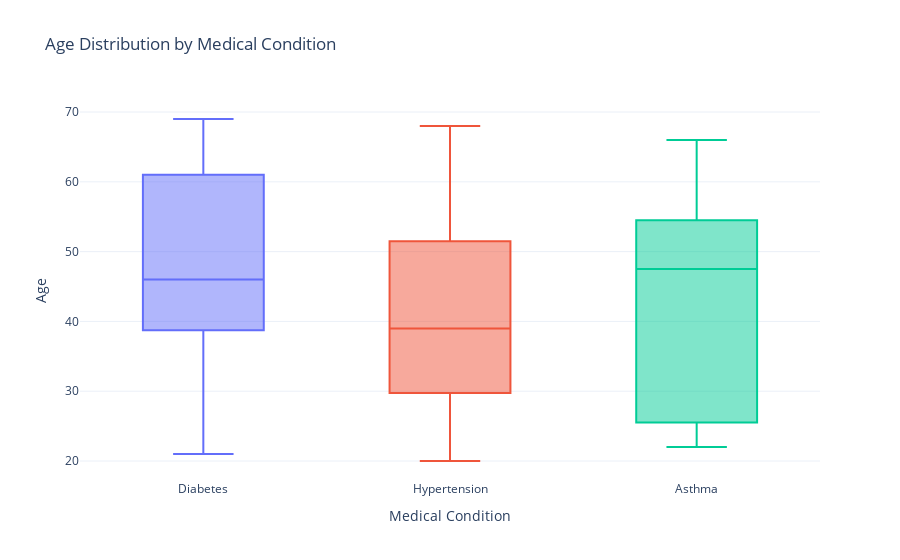

This figure's notebook cell:
### Code cell
fig = px.box(
    df,
    x='Condition',
    y='Age',
    title='Age Distribution by Medical Condition',
    labels={'Condition': 'Medical Condition', 'Age': 'Age'},
    color='Condition'
)

# Customize layout
fig.update_layout(template='plotly_white', showlegend=False)

# Display the chart
fig.show()

### Figure 1 — Plotly figure (JSON) as saved in the notebook; plotly's stock layout.template omitted (floating-point values rounded to 4 significant figures)
{"data": [{"alignmentgroup": "True", "hovertemplate": "Medical Condition=%{x}<br>Age=%{y}<extra></extra>", "legendgroup": "Diabetes", "marker": {"color": "#636efa"}, "name": "Diabetes", "notched": false, "offsetgroup": "Diabetes", "orientation": "v", "showlegend": true, "type": "box", "x": ["Diabetes", "Diabetes", "Diabetes", "Diabetes", "Diabetes", "Diabetes", "Diabetes", "Diabetes", "Diabetes", "Diabetes", "Diabetes", "Diabetes", "Diabetes", "Diabetes", "Diabetes", "Diabetes", "Diabetes"], "x0": " ", "xaxis": "x", "y": [34, 65, 67, 41, 53, 44, 60, 40, 35, 43, 57, 46, 64, 33, 59, 21, 69], "y0": " ", "yaxis": "y"}, {"alignmentgroup": "True", "hovertemplate": "Medical Condition=%{x}<br>Age=%{y}<extra></extra>", "legendgroup": "Hypertension", "marker": {"color": "#EF553B"}, "name": "Hypertension", "notched": false, "offsetgroup": "Hypertension", "orientation": "v", "showlegend": true, "type": "box", "x": ["Hypertension", "Hypertension", "Hypertension", "Hypertension", "Hypertension", "Hypertension", "Hypertension", "Hypertension", "Hypertension", "Hypertension", "Hypertension", "Hypertension", "Hypertension", "Hypertension", "Hypertension", "Hypertension", "Hypertension"], "x0": " ", "xaxis": "x", "y": [45, 56, 29, 36, 39, 68, 32, 49, 50, 28, 42, 30, 27, 62, 31, 63, 20], "y0": " ", "yaxis": "y"}, {"alignmentgroup": "True", "hovertemplate": "Medical Condition=%{x}<br>Age=%{y}<extra></extra>", "legendgroup": "Asthma", "marker": {"color": "#00cc96"}, "name": "Asthma", "notched": false, "offsetgroup": "Asthma", "orientation": "v", "showlegend": true, "type": "box", "x": ["Asthma", "Asthma", "Asthma", "Asthma", "Asthma", "Asthma", "Asthma", "Asthma", "Asthma", "Asthma", "Asthma", "Asthma", "Asthma", "Asthma", "Asthma", "Asthma"], "x0": " ", "xaxis": "x", "y": [23, 38, 52, 48, 25, 55, 22, 47, 61, 54, 37, 51, 58, 24, 66, 26], "y0": " ", "yaxis": "y"}], "layout": {"boxmode": "overlay", "legend": {"title": {"text": "Medical Condition"}, "tracegroupgap": 0}, "showlegend": false, "title": {"text": "Age Distribution by Medical Condition"}, "xaxis": {"anchor": "y", "categoryarray": ["Diabetes", "Hypertension", "Asthma"], "categoryorder": "array", "domain": [0, 1], "title": {"text": "Medical Condition"}}, "yaxis": {"anchor": "x", "domain": [0, 1], "title": {"text": "Age"}}}}
